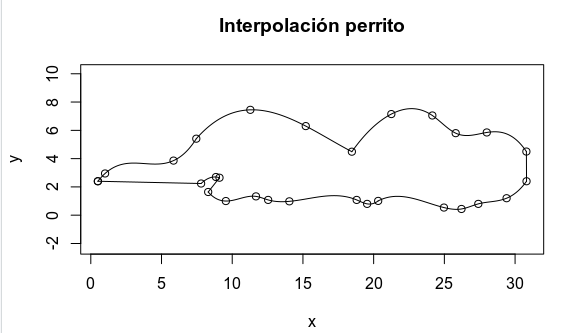

Write the R code that produced this figure.

x = c(00.50, 01.01, 05.85, 07.46, 11.28, 15.20, 18.46, 21.25, 24.15, 25.80, 28.00, 30.80, 30.81, 29.40, 27.40, 26.21, 24.97, 20.32, 19.54, 18.80, 14.04, 12.54, 11.68, 09.55, 08.30, 09.10, 08.85, 07.80, 00.50)
y = c(02.40, 02.95, 03.86, 05.41, 07.45, 06.30, 04.49, 07.15, 07.05, 05.80, 05.85, 04.50, 02.40, 01.20, 00.80, 00.44, 00.54, 01.01, 00.80, 01.08, 00.98, 01.08, 01.33, 01.00, 01.64, 02.65, 02.70, 02.24, 02.40)
plot(x,y,main = "Interpolación perrito", asp = 1)
vx1 = c(x[1:4])
vy1 = c(y[1:4])
splines = splinefun(vx1,vy1, method = "fmm")
curve(splines(x), add = TRUE, col = 1, from = vx1[1], to = vx1[length(vx1)])
vx2 = c(x[4:7])
vy2 = c(y[4:7])
splines = splinefun(vx2,vy2, method = "fmm")
curve(splines(x), add = TRUE, col = 1, from = vx2[1], to = vx2[length(vx2)])
vx3 = c(x[7:12])
vy3 = c(y[7:12])
splines = splinefun(vx3,vy3, method = "fmm")
curve(splines(x), add = TRUE, col = 1, from = vx3[1], to = vx3[length(vx3)])
vx4 = c(x[12:13])
vy4 = c(y[12:13])
splines = splinefun(vx4,vy4, method = "fmm")
curve(splines(x), add = TRUE, col = 1, from = vx4[1], to = vx4[length(vx4)])
vx5 = c(x[13:18])
vy5 = c(y[13:18])
splines = splinefun(vx5,vy5, method = "fmm")
curve(splines(x), add = TRUE, col = 1, from = vx5[1], to = vx5[length(vx5)])
vx6 = c(x[18:25])
vy6 = c(y[18:25])
splines = splinefun(vx6,vy6, method = "fmm")
curve(splines(x), add = TRUE, col = 1, from = vx6[1], to = vx6[length(vx6)])
vx7 = c(x[25:26])
vy7 = c(y[25:26])
splines = splinefun(vx7,vy7, method = "fmm")
curve(splines(x), add = TRUE, col = 1, from = vx7[1], to = vx7[length(vx7)])
vx8 = c(x[26:28])
vy8 = c(y[26:28])
splines = splinefun(vx8,vy8, method = "fmm")
curve(splines(x), add = TRUE, col = 1, from = vx8[1], to = vx8[length(vx8)])
vx9 = c(x[28:29])
vy9 = c(y[28:29])
splines = splinefun(vx9,vy9, method = "fmm")
curve(splines(x), add = TRUE, col = 1, from = vx9[1], to = vx9[length(vx9)])
